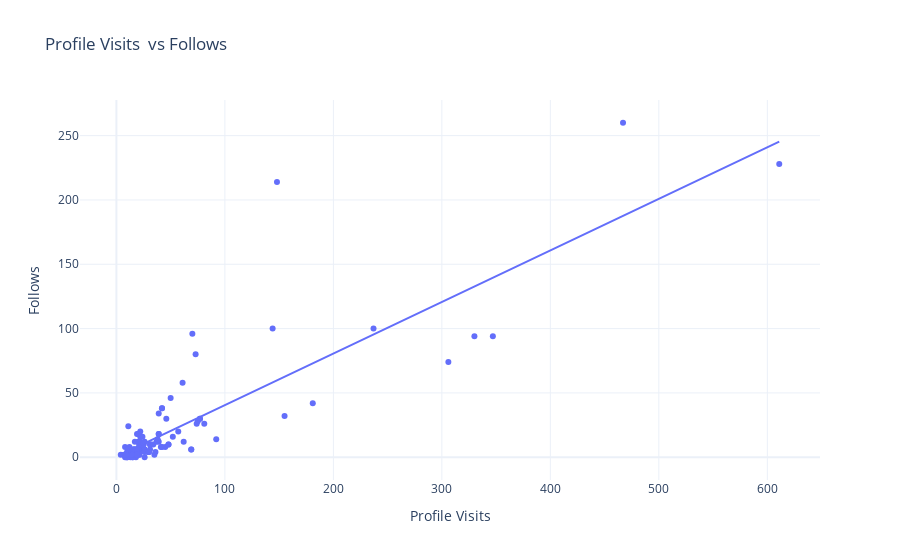

Notebook code for this chart:
### Code cell
#Relationship between the number of profile visits and follows
fig = px.scatter(data, x = 'Profile Visits', y= 'Follows', trendline='ols', title= 'Profile Visits  vs Follows')

fig.show()

### Figure 1 — Plotly figure (JSON) as saved in the notebook; plotly's stock layout.template omitted (floating-point values rounded to 4 significant figures)
{"data": [{"hovertemplate": "Profile Visits=%{x}<br>Follows=%{y}<extra></extra>", "legendgroup": "", "marker": {"color": "#636efa", "symbol": "circle"}, "mode": "markers", "name": "", "orientation": "v", "showlegend": false, "type": "scatter", "x": [35, 48, 62, 23, 8, 9, 26, 12, 36, 31, 29, 15, 8, 20, 181, 17, 16, 21, 77, 10, 9, 11, 144, 14, 10, 19, 69, 11, 19, 9, 57, 13, 11, 24, 81, 4, 7, 14, 18, 8, 330, 21, 19, 32, 19, 21, 14, 30, 39, 42, 31, 20, 12, 22, 306, 13, 26, 16, 15, 15, 39, 21, 8, 45, 50, 37, 25, 347, 26, 48, 16, 26, 17, 52, 22, 41, 155, 12, 22, 20, 23, 25, 17, 16, 21, 77, 10, 14, 30, 39, 42, 31, 14, 10, 19, 69, 11, 19, 9, 38, 42, 92, 75, 21, 26, 39, 74, 467, 24, 70, 22, 46, 61, 237, 73, 20, 34, 148, 611], "xaxis": "x", "y": [2, 10, 12, 8, 0, 2, 0, 6, 4, 6, 4, 0, 2, 4, 42, 6, 2, 2, 30, 0, 0, 24, 100, 2, 4, 6, 6, 6, 2, 2, 20, 2, 4, 8, 26, 2, 2, 4, 0, 2, 94, 8, 18, 10, 4, 4, 4, 4, 18, 38, 10, 12, 4, 4, 74, 0, 6, 6, 0, 6, 12, 10, 8, 8, 46, 12, 10, 94, 6, 10, 6, 4, 12, 16, 12, 8, 32, 8, 16, 6, 10, 10, 6, 2, 2, 30, 0, 4, 4, 18, 38, 10, 2, 4, 6, 6, 6, 2, 2, 14, 8, 14, 28, 18, 12, 34, 26, 260, 16, 96, 20, 30, 58, 100, 80, 18, 10, 214, 228], "yaxis": "y"}, {"hovertemplate": "<b>OLS trendline</b><br>Follows = 0.400884 * Profile Visits + 0.46283<br>R<sup>2</sup>=0.727868<br><br>Profile Visits=%{x}<br>Follows=%{y} <b>(trend)</b><extra></extra>", "legendgroup": "", "marker": {"color": "#636efa", "symbol": "circle"}, "mode": "lines", "name": "", "showlegend": false, "type": "scatter", "x": [4, 7, 8, 8, 8, 8, 9, 9, 9, 9, 10, 10, 10, 10, 11, 11, 11, 11, 12, 12, 12, 13, 13, 14, 14, 14, 14, 14, 15, 15, 15, 16, 16, 16, 16, 17, 17, 17, 18, 19, 19, 19, 19, 19, 19, 20, 20, 20, 20, 21, 21, 21, 21, 21, 21, 22, 22, 22, 22, 23, 23, 24, 24, 25, 25, 26, 26, 26, 26, 26, 29, 30, 30, 31, 31, 31, 32, 34, 35, 36, 37, 38, 39, 39, 39, 39, 41, 42, 42, 42, 45, 46, 48, 48, 50, 52, 57, 61, 62, 69, 69, 70, 73, 74, 75, 77, 77, 81, 92, 144, 148, 155, 181, 237, 306, 330, 347, 467, 611], "xaxis": "x", "y": [2.066, 3.269, 3.67, 3.67, 3.67, 3.67, 4.071, 4.071, 4.071, 4.071, 4.472, 4.472, 4.472, 4.472, 4.873, 4.873, 4.873, 4.873, 5.273, 5.273, 5.273, 5.674, 5.674, 6.075, 6.075, 6.075, 6.075, 6.075, 6.476, 6.476, 6.476, 6.877, 6.877, 6.877, 6.877, 7.278, 7.278, 7.278, 7.679, 8.08, 8.08, 8.08, 8.08, 8.08, 8.08, 8.481, 8.481, 8.481, 8.481, 8.881, 8.881, 8.881, 8.881, 8.881, 8.881, 9.282, 9.282, 9.282, 9.282, 9.683, 9.683, 10.08, 10.08, 10.48, 10.48, 10.89, 10.89, 10.89, 10.89, 10.89, 12.09, 12.49, 12.49, 12.89, 12.89, 12.89, 13.29, 14.09, 14.49, 14.89, 15.3, 15.7, 16.1, 16.1, 16.1, 16.1, 16.9, 17.3, 17.3, 17.3, 18.5, 18.9, 19.71, 19.71, 20.51, 21.31, 23.31, 24.92, 25.32, 28.12, 28.12, 28.52, 29.73, 30.13, 30.53, 31.33, 31.33, 32.93, 37.34, 58.19, 59.79, 62.6, 73.02, 95.47, 123.1, 132.8, 139.6, 187.7, 245.4], "yaxis": "y"}], "layout": {"legend": {"tracegroupgap": 0}, "title": {"text": "Profile Visits  vs Follows"}, "xaxis": {"anchor": "y", "domain": [0, 1], "title": {"text": "Profile Visits"}}, "yaxis": {"anchor": "x", "domain": [0, 1], "title": {"text": "Follows"}}}}
